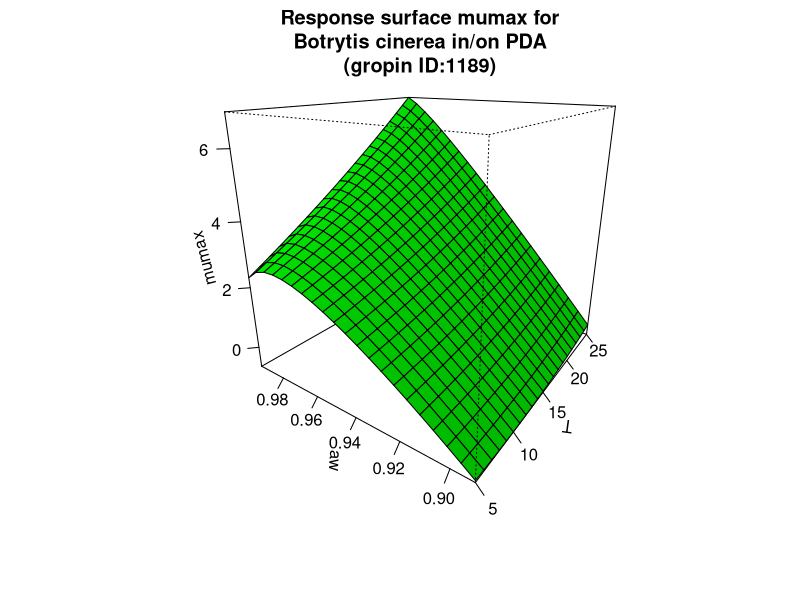

Here is the R script that generated this plot:
#############################
# start of Parameter script
#############################
T <- seq(4.995004995005,25.025,length.out=21)
aw <- seq(0.89089,0.994005994005994,length.out=21)
#############################
# end of Parameter script
#############################
############################# 
# start of Model script Gropin ID 1189 
#############################
 
# constant coefficients for this model
 
variables <- data.frame(T,aw)
argumentsPar <- expand.grid(variables)
 
# heart of the model
response_surface <- function(T,aw) {
   mumax <-(-0.417+(30.548)* sqrt(1-aw)-92.980*( sqrt(1-aw)* sqrt(1-aw))+0.242*T+0.0018*T*T-0.849* sqrt(1-aw)*T)

return(mumax=mumax)
} 

# output parameters
responseSurface <- cbind(argumentsPar,response_surface(argumentsPar['T'],argumentsPar['aw']))
colnames(responseSurface) <- c(colnames(argumentsPar),'mumax')
#############################
# End of Model script
#############################
############################# 
# start of Visualisation script Gropin ID 1189 
#############################
persp(T,aw,matrix(unlist(responseSurface$'mumax'),nrow=21),col = 'green',xlab='T',ylab='aw',zlab='mumax',main='Response surface mumax for
Botrytis cinerea in/on PDA
(gropin ID:1189)',theta=305,phi=20,shade=0.25,ticktype = 'detailed')
#############################
# End of Visualisation script
#############################
